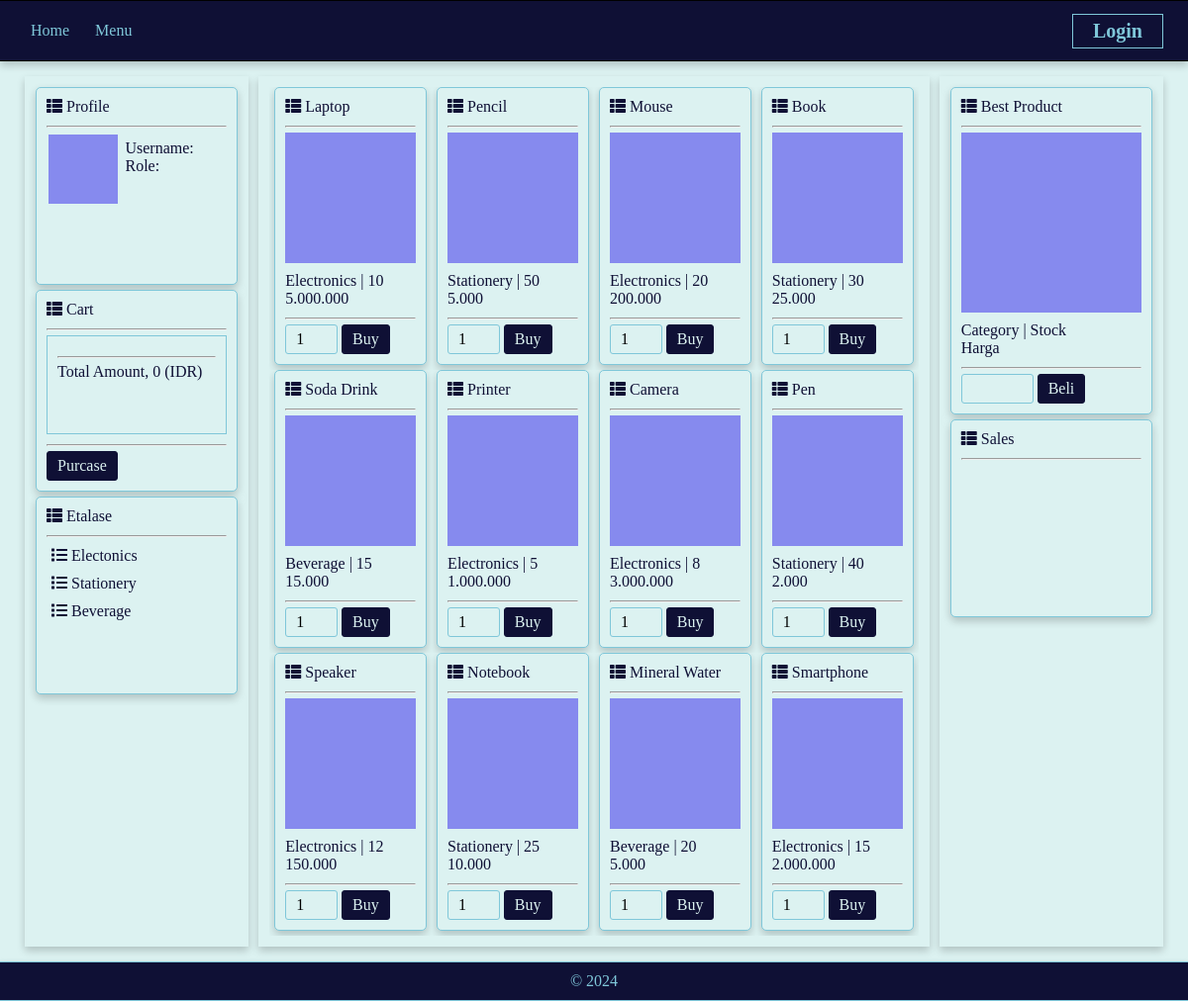
The page / on the database its author committed.
### tables this page shows
CREATE TABLE `product` (
  `id` int(11) NOT NULL AUTO_INCREMENT,
  `name` varchar(255) DEFAULT NULL,
  `category` varchar(255) DEFAULT NULL,
  `stock` int(11) DEFAULT NULL,
  `price` decimal(10,2) DEFAULT NULL,
  `image` varchar(255) DEFAULT NULL,
  PRIMARY KEY (`id`)
);

### product.php (the view, shortened to what this page needs)
<?php
$que    = "SELECT * FROM product";
$select = mysqli_query($con, $que);
while ($data = mysqli_fetch_array($select)) {
	?>
	<div class="product">
		<div class="card">
			<i class="fas fa-th-list"></i>&nbsp;<?php echo $data['name']; ?><hr>
			<img src="<?php echo $data['image']; ?>" class="product-img">
			<p>
				<?php echo $data['category']; ?> | <?php echo $data['stock']; ?> <br>
				<?php echo number_format($data['price'], 0, ',', '.'); ?>
			</p>
			<hr>
			<p>
                <form action="index.php?page=buy" method="post">
                    <input type="number" name="quantity" value="1" min="1" step="1" oninput="validity.valid||(value='');">
                    <button type="submit" name="buy">Buy</button>
                </form>
			</p>
		</div>
	</div>
<?php } ?>

### index.php (shortened to what this page needs)
<!DOCTYPE html>
<html lang="en">
<head>
  <link rel="stylesheet" href="style.css">
  <link
  rel="stylesheet"
  href="https://cdnjs.cloudflare.com/ajax/libs/font-awesome/5.15.4/css/all.min.css"
  />
</head>
<body>
  <header>
    <div class="head">Login</div>
    <nav>
      <ul>
        <li><a href="#home">Home</li>
          <li id="dropdown">
            <a href="#">Menu</a>
        </li>
      </ul>
    </nav>
  </header>
    <main>
      <div class="left">
        <div class="card">
          <i class="fas fa-th-list"></i>&nbsp;Profile<hr>
          <table>
            <tr>
              <th><img src="image/profile.png" class="profile-img"></th>
              <td>
                <p>Username: </p>
                <p>Role: </p>
              </td>
            </tr>
          </table>
        </div>
        <div class="card"><i class="fas fa-th-list"></i>&nbsp;Cart<hr>
          <div id="cartline"><?php include "cart.php"; ?></div>
          <hr>
          <button type="submit" name="buy">Purcase</button>
        </div>
        <div class="card"><i class="fas fa-th-list"></i>&nbsp;Etalase<hr>
          <ul onclick="toggleDropdown1()"><i class="fas fa-list"></i>&nbsp;Electonics</ul>
          <ul onclick="toggleDropdown2()"><i class="fas fa-list"></i>&nbsp;Stationery</ul>
          <ul onclick="toggleDropdown3()"><i class="fas fa-list"></i>&nbsp;Beverage</ul>
        </div>
      </div>
      <div class="center" id="product-container">
        <?php
        include "sql_connection.php";
        $page = isset($_GET['page']) ? $_GET['page'] : 'product';
        switch ($page) {
          default:
            include('product.php');
            break;
        }
        ?>
      </div>
      <div class="right">
        <div class="card">
          <i class="fas fa-th-list"></i>&nbsp;Best Product<hr>
          <img src="image/product.png" class="product-img">
          <p>
            Category | Stock <br>
            Harga
          </p>
          <hr>
          <p>
            <form>
              <input type="number">
              <button>Beli</button>
            </form>
          </p>
        </div>
        <div class="card">
          <i class="fas fa-th-list"></i>&nbsp;Sales<hr>
        </div>
    </main>
  <footer>
    <p>&#169; 2024</p>
  </footer>
</body>
</html>

### cart.php (shortened to what this page needs)
<?php
include "sql_connection.php";
$que1   = "SELECT SUM(total) AS total_amount FROM cart";
$sum 	= mysqli_query($con, $que1);
$row = mysqli_fetch_assoc($sum);
echo "<hr>Total Amount, " . number_format($row['total_amount'], 0, ',', '.') . " (IDR)";
?>

### style.css (style rules this page uses)
* { padding: 0; margin: 0; box-sizing: border-box; font-family: 'Calibri'; }
body { height: 100%; background-color: #DCF2F1; }
hr { margin-top: 10px; margin-bottom: 5px; }
header { display: flex; justify-content: space-between; align-items: center; border-top: 1px solid; border-bottom: 1px solid; padding: 10px; background-color: #0F1035; box-shadow: 0 4px 8px 0 rgba(0, 0, 0, 0.2); }
footer { padding: 10px; border-top: 1px solid; border-bottom: 1px solid; background-color: #0F1035; box-shadow: 0 4px 8px 0 rgba(0, 0, 0, 0.2); text-align: center; color: #7FC7D9; }
.head { order: 2; padding: 5px; padding-right: 20px; padding-left: 20px; margin-right: 15px; border: 1px solid; font-weight: bold; font-size: 20px; color: #7FC7D9; }
nav { order: 1; }
nav { padding: 0px; }
nav a { text-decoration: none; color: #7FC7D9; }
nav ul { list-style: none; padding: 0; margin: 0; margin-left: 10px; }
nav li { display: inline-block; padding: 10px; border: 1px solid #0F1035; background-color: #0F1035; }
main { min-height: 630px; display: flex; justify-content: center; padding: 20px; padding-top: 10px; padding-bottom: 10px; }
.left { display: flex; flex-direction: column; width: 20%; margin: 5px; border: solid 1px #DCF2F1; padding: 10px; box-shadow: 0 4px 8px 0 rgba(0, 0, 0, 0.2); }
.right { display: flex; flex-direction: column; width: 20%; margin: 5px; border: solid 1px #DCF2F1; padding: 10px; box-shadow: 0 4px 8px 0 rgba(0, 0, 0, 0.2); }
.center { display: flex; flex-wrap: wrap; width: 60%; margin: 5px; align-items: flex-start; vertical-align: top; border: solid 1px #DCF2F1; padding: 10px; box-shadow: 0 4px 8px 0 rgba(0, 0, 0, 0.2); }
.card { border: 1px solid #7FC7D9; margin-bottom: 5px; min-height: 200px; border-radius: 5px; padding: 10px; background-color: #DCF2F1; color: #0F1035; box-shadow: 0 4px 8px 0 rgba(0, 0, 0, 0.2); }
.product { padding-left: 5px; padding-right: 5px; width: 25%; overflow: hidden; position: relative; transition: transform 0.3s ease; }
.profile-img { width: 100%; }
.product-img { width: 100%; margin-bottom: 5px; }
th { width: 40%; }
td { padding: 5px; vertical-align: top; }
input { padding: 5px; padding-left: 10px; padding-right: 10px; border: 1px solid #7FC7D9; background-color: #DCF2F1; outline: none; border-radius: 3px; font-size: 16px; width: 40%; }
button { padding: 5px; padding-left: 10px; padding-right: 10px; border-radius: 3px; border: 1px solid #0F1035; background-color: #0F1035; color: #DCF2F1; cursor: pointer; font-size: 16px; }
.card ul { padding: 5px; padding-bottom: 5px; cursor: pointer; }
#cartline { border: 1px solid #7FC7D9; min-height: 100px; padding: 10px; background-color: #DCF2F1; color: #0F1035; }

### rows shown on the page
product: name "Laptop", image (picture), category "Electronics", stock "10", price "5.000.000"
product: name "Pencil", image (picture), category "Stationery", stock "50", price "5.000"
product: name "Mouse", image (picture), category "Electronics", stock "20", price "200.000"
product: name "Book", image (picture), category "Stationery", stock "30", price "25.000"
product: name "Soda Drink", image (picture), category "Beverage", stock "15", price "15.000"
product: name "Printer", image (picture), category "Electronics", stock "5", price "1.000.000"
product: name "Camera", image (picture), category "Electronics", stock "8", price "3.000.000"
product: name "Pen", image (picture), category "Stationery", stock "40", price "2.000"
product: name "Speaker", image (picture), category "Electronics", stock "12", price "150.000"
product: name "Notebook", image (picture), category "Stationery", stock "25", price "10.000"
product: name "Mineral Water", image (picture), category "Beverage", stock "20", price "5.000"
product: name "Smartphone", image (picture), category "Electronics", stock "15", price "2.000.000"

### other values the page prints
$row['total_amount'] "0"
